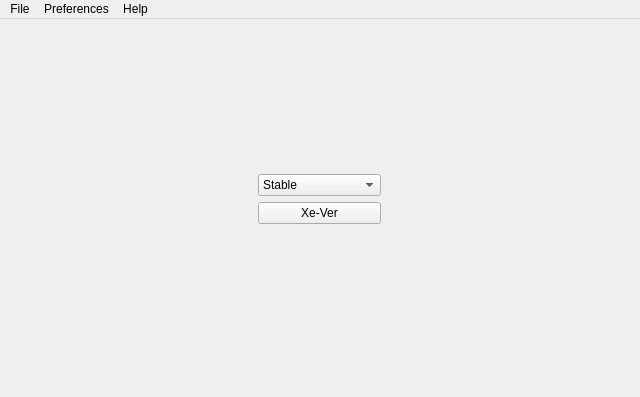
<?xml version="1.0" encoding="UTF-8"?>
<ui version="4.0">
 <class>MainWindow</class>
 <widget class="QMainWindow" name="MainWindow">
  <property name="geometry">
   <rect>
    <x>0</x>
    <y>0</y>
    <width>640</width>
    <height>397</height>
   </rect>
  </property>
  <property name="windowTitle">
   <string>Xe Release Qt Version</string>
  </property>
  <property name="windowIcon">
   <iconset resource="../xe_resource.qrc">
    <normaloff>:/xe_res/res/Xe-Release.png</normaloff>:/xe_res/res/Xe-Release.png</iconset>
  </property>
  <property name="iconSize">
   <size>
    <width>48</width>
    <height>48</height>
   </size>
  </property>
  <widget class="QWidget" name="centralwidget">
   <property name="sizePolicy">
    <sizepolicy hsizetype="Expanding" vsizetype="Expanding">
     <horstretch>0</horstretch>
     <verstretch>0</verstretch>
    </sizepolicy>
   </property>
   <property name="autoFillBackground">
    <bool>true</bool>
   </property>
   <property name="styleSheet">
    <string notr="true"/>
   </property>
   <widget class="QWidget" name="verticalLayoutWidget">
    <property name="geometry">
     <rect>
      <x>-1</x>
      <y>-1</y>
      <width>641</width>
      <height>361</height>
     </rect>
    </property>
    <layout class="QVBoxLayout" name="verticalLayout">
     <item>
      <layout class="QHBoxLayout" name="horizontalLayout">
       <item>
        <layout class="QGridLayout" name="gridLayout">
         <item row="3" column="1">
          <widget class="QLabel" name="label">
           <property name="text">
            <string/>
           </property>
          </widget>
         </item>
         <item row="1" column="2">
          <widget class="QComboBox" name="combo_branch">
           <property name="currentIndex">
            <number>1</number>
           </property>
           <item>
            <property name="text">
             <string>LongTerm</string>
            </property>
           </item>
           <item>
            <property name="text">
             <string>Stable</string>
            </property>
           </item>
           <item>
            <property name="text">
             <string>Development</string>
            </property>
           </item>
          </widget>
         </item>
         <item row="0" column="3">
          <widget class="QLabel" name="label_5">
           <property name="text">
            <string/>
           </property>
          </widget>
         </item>
         <item row="2" column="2">
          <widget class="QPushButton" name="btn_ver">
           <property name="text">
            <string>Xe-Ver</string>
           </property>
           <property name="flat">
            <bool>false</bool>
           </property>
          </widget>
         </item>
         <item row="0" column="0">
          <widget class="QLabel" name="label_4">
           <property name="text">
            <string/>
           </property>
          </widget>
         </item>
         <item row="0" column="1">
          <widget class="QLabel" name="label_2">
           <property name="text">
            <string/>
           </property>
          </widget>
         </item>
         <item row="3" column="3">
          <widget class="QLabel" name="label_3">
           <property name="text">
            <string/>
           </property>
          </widget>
         </item>
         <item row="0" column="4">
          <widget class="QLabel" name="label_6">
           <property name="text">
            <string/>
           </property>
          </widget>
         </item>
        </layout>
       </item>
      </layout>
     </item>
    </layout>
   </widget>
  </widget>
  <widget class="QMenuBar" name="menubar">
   <property name="geometry">
    <rect>
     <x>0</x>
     <y>0</y>
     <width>640</width>
     <height>37</height>
    </rect>
   </property>
   <widget class="QMenu" name="menuFile">
    <property name="title">
     <string>File</string>
    </property>
    <addaction name="actionExit"/>
   </widget>
   <widget class="QMenu" name="menuPreferences">
    <property name="title">
     <string>Preferences</string>
    </property>
    <widget class="QMenu" name="menuBackground">
     <property name="title">
      <string>Background</string>
     </property>
     <addaction name="actionFlos_2_0"/>
     <addaction name="actionXeRelease8_9"/>
     <addaction name="actionXeRelease_10_14"/>
     <addaction name="actionDefault"/>
    </widget>
    <addaction name="menuBackground"/>
    <addaction name="actionRelease_branchs"/>
   </widget>
   <widget class="QMenu" name="menuHelp">
    <property name="title">
     <string>Help</string>
    </property>
    <addaction name="actionAbout_XeRelease_Qt"/>
   </widget>
   <addaction name="menuFile"/>
   <addaction name="menuPreferences"/>
   <addaction name="menuHelp"/>
  </widget>
  <action name="actionExit">
   <property name="text">
    <string>Exit</string>
   </property>
  </action>
  <action name="actionAbout_XeRelease_Qt">
   <property name="text">
    <string>About XeRelease Qt</string>
   </property>
  </action>
  <action name="actionRelease_branchs">
   <property name="text">
    <string>Release branchs</string>
   </property>
  </action>
  <action name="actionDefault">
   <property name="text">
    <string>XeRelease 15-17</string>
   </property>
  </action>
  <action name="actionFlos_2_0">
   <property name="text">
    <string>Flos 2.0</string>
   </property>
  </action>
  <action name="actionXeRelease_10_14">
   <property name="text">
    <string>XeRelease 10-14</string>
   </property>
  </action>
  <action name="actionXeRelease8_9">
   <property name="text">
    <string>XeRelease8-9</string>
   </property>
  </action>
 </widget>
 <resources>
  <include location="../xe_resource.qrc"/>
 </resources>
 <connections/>
</ui>
